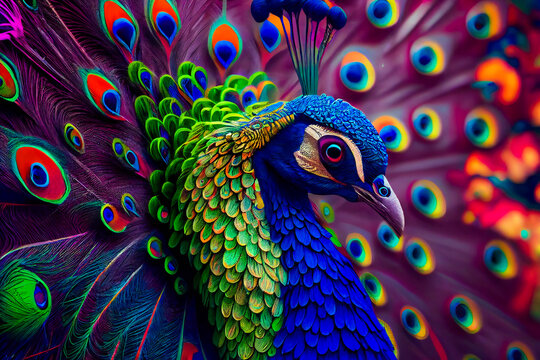
#> input picture peacock.jpg, 540 x 360 px
$ python gvcActivityFour.py   (older library calls are emulated)
#> lines starting #> are read from the running program, lines starting #| are printed output that depends on the picture
import cv2
import matplotlib.pyplot as plt
import numpy as np
#gabuhat kog choice para sa user mo pili og image
img1 = "peacock.jpg"

image1 = cv2.imread(img1, cv2.IMREAD_COLOR)
#> image1 is the input picture: shape (360, 540, 3); mean B, G, R 71.7, 49, 65
grayScaledImage1 = cv2.imread(img1, cv2.IMREAD_GRAYSCALE)
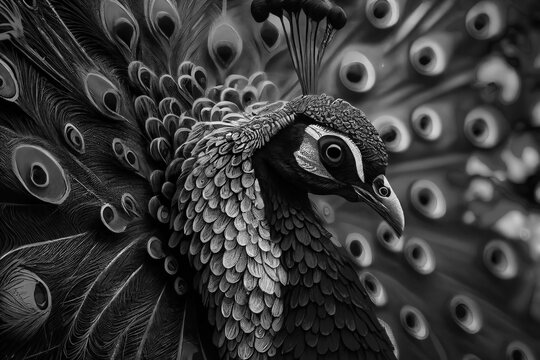
#> grayScaledImage1: shape (360, 540); min 0, max 255, mean 56


while True:

    print("MENU:")
    print("input [1] to display Original Image")
    print("input [2] to display Grayscaled Image")
    print("input [3] to display the GrayScaled Image Histograms")
    print("input [4] to display the edges of the image in one figure ")
    print("input [0] to Exit")

    selected = input("Input Here: ")
#> the answer given: 1
#> the answer given: 1
#> the answer given: 1
#> the answer given: 1
#> the answer given: 1
#> the answer given: 1
#> (the run stopped early here; a loop or call above may not have finished)

$ run again, with pheagle.jpg copied over peacock.jpg
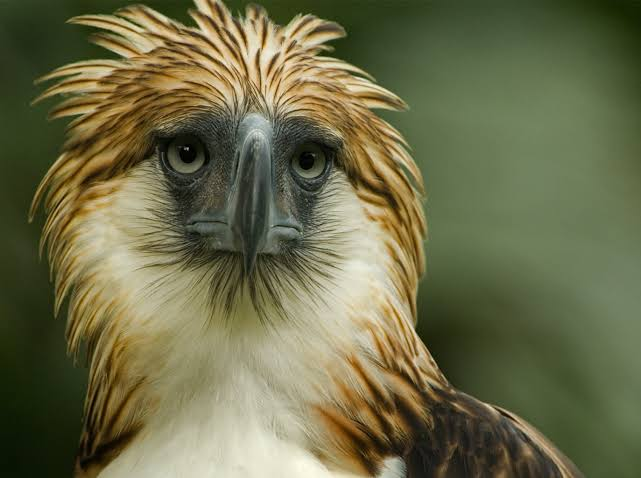
#> input picture pheagle.jpg, 641 x 478 px
#> image1 is the input picture: shape (478, 641, 3); mean B, G, R 73.3, 107.8, 108.2
#> `grayScaledImage1 = cv2.imread(img1, cv2.IMREAD_GRAYSCALE)`:
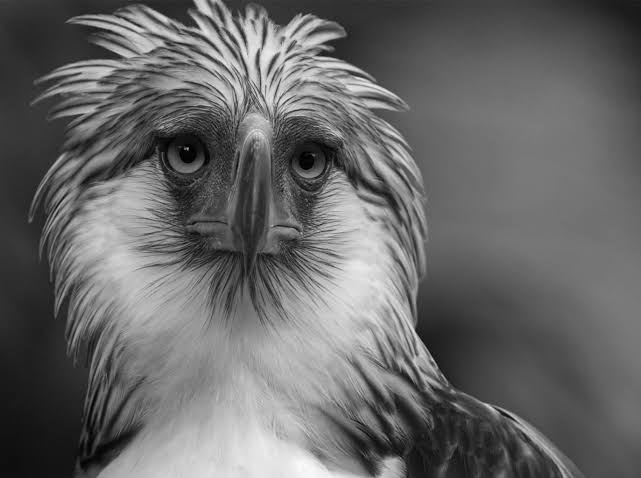
#> grayScaledImage1: shape (478, 641); min 0, max 250, mean 104

$ run again, with lionAbstract.webp saved as peacock.jpg
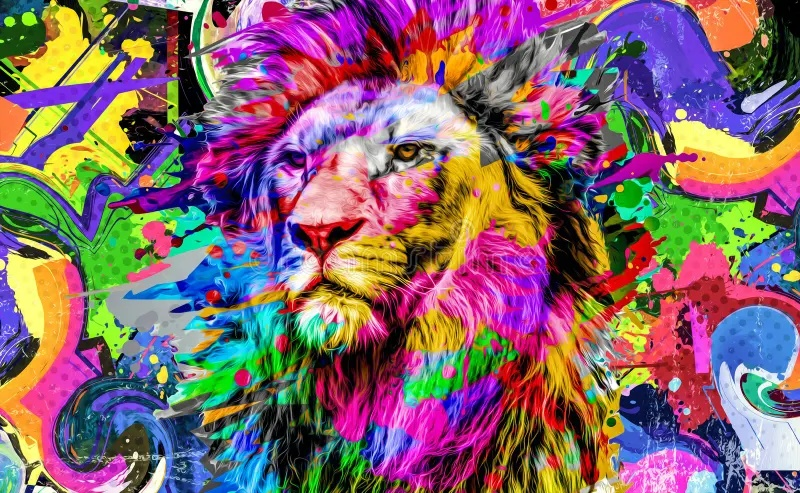
#> input picture lionAbstract.webp, 800 x 493 px
#> image1 is the input picture: shape (493, 800, 3); mean B, G, R 108.3, 101.4, 132.8
#> `grayScaledImage1 = cv2.imread(img1, cv2.IMREAD_GRAYSCALE)`:
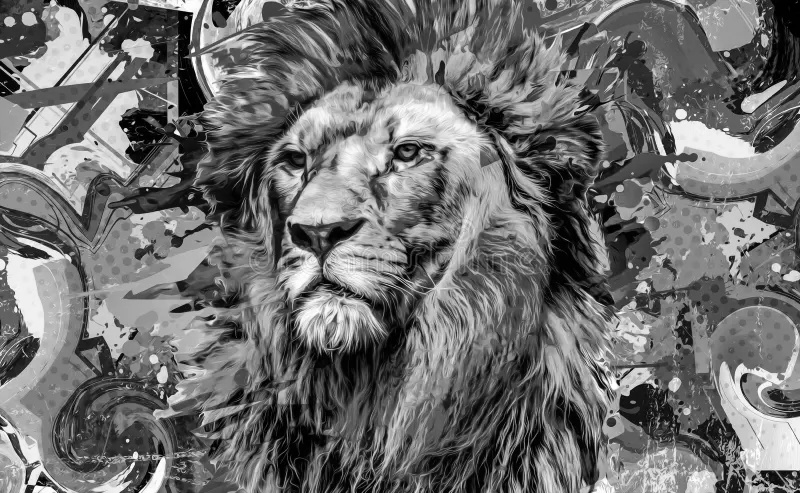
#> grayScaledImage1: shape (493, 800); min 0, max 255, mean 111.5
